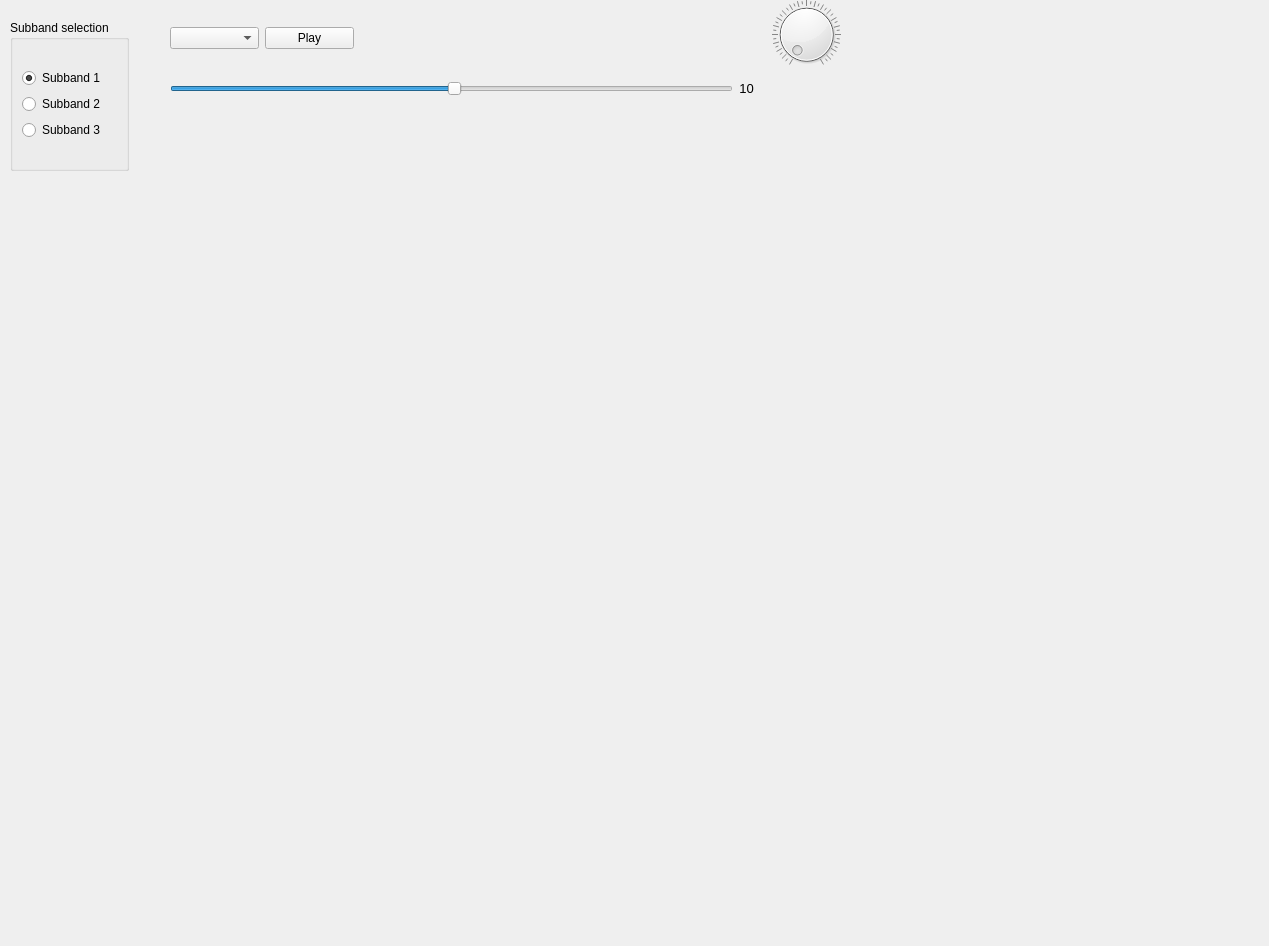
    <widget class="QWidget" name="Subbandtab">
     <attribute name="title">
      <string>Sub-band decomposition</string>
     </attribute>
     <widget class="QGroupBox" name="groupBox_3">
      <property name="geometry">
       <rect>
        <x>10</x>
        <y>20</y>
        <width>119</width>
        <height>151</height>
       </rect>
      </property>
      <property name="title">
       <string>Subband selection</string>
      </property>
      <layout class="QVBoxLayout" name="verticalLayout_17">
       <item>
        <layout class="QVBoxLayout" name="verticalLayout_6">
         <item>
          <widget class="QRadioButton" name="radioButtonSubband1">
           <property name="text">
            <string>Subband 1</string>
           </property>
           <property name="checked">
            <bool>true</bool>
           </property>
          </widget>
         </item>
         <item>
          <widget class="QRadioButton" name="radioButtonSubband2">
           <property name="text">
            <string>Subband 2</string>
           </property>
          </widget>
         </item>
         <item>
          <widget class="QRadioButton" name="radioButtonSubband3">
           <property name="text">
            <string>Subband 3</string>
           </property>
          </widget>
         </item>
        </layout>
       </item>
      </layout>
     </widget>
     <widget class="QWidget" name="layoutWidget">
      <property name="geometry">
       <rect>
        <x>170</x>
        <y>1</y>
        <width>584</width>
        <height>100</height>
       </rect>
      </property>
      <layout class="QVBoxLayout" name="verticalLayout_18">
       <item>
        <layout class="QHBoxLayout" name="horizontalLayout_28">
         <item>
          <widget class="QComboBox" name="enumPlaySpeedSubband"/>
         </item>
         <item>
          <widget class="QPushButton" name="pushButtonPlayPauseSubband">
           <property name="statusTip">
            <string extracomment="Displays the current set of data in a frame-wise fashion. "/>
           </property>
           <property name="text">
            <string>Play</string>
           </property>
           <property name="checkable">
            <bool>true</bool>
           </property>
           <property name="autoDefault">
            <bool>false</bool>
           </property>
          </widget>
         </item>
         <item>
          <spacer name="horizontalSpacer_4">
           <property name="orientation">
            <enum>Qt::Horizontal</enum>
           </property>
           <property name="sizeType">
            <enum>QSizePolicy::Fixed</enum>
           </property>
           <property name="sizeHint" stdset="0">
            <size>
             <width>400</width>
             <height>66</height>
            </size>
           </property>
          </spacer>
         </item>
        </layout>
       </item>
       <item>
        <layout class="QHBoxLayout" name="horizontalLayout_29">
         <item>
          <widget class="QSlider" name="horizontalSliderSubband">
           <property name="value">
            <number>50</number>
           </property>
           <property name="orientation">
            <enum>Qt::Horizontal</enum>
           </property>
          </widget>
         </item>
         <item>
          <widget class="QLabel" name="labelFrameSubband">
           <property name="sizePolicy">
            <sizepolicy hsizetype="Preferred" vsizetype="Maximum">
             <horstretch>0</horstretch>
             <verstretch>0</verstretch>
            </sizepolicy>
           </property>
           <property name="font">
            <font>
             <pointsize>10</pointsize>
             <weight>50</weight>
             <bold>false</bold>
            </font>
           </property>
           <property name="statusTip">
            <string extracomment="Current frame number being displayed."/>
           </property>
           <property name="text">
            <string>10</string>
           </property>
           <property name="alignment">
            <set>Qt::AlignCenter</set>
           </property>
          </widget>
         </item>
        </layout>
       </item>
      </layout>
     </widget>
     <widget class="QDial" name="dial_intensity_Subband">
      <property name="geometry">
       <rect>
        <x>730</x>
        <y>0</y>
        <width>153</width>
        <height>69</height>
       </rect>
      </property>
      <property name="statusTip">
       <string extracomment="Change the colour intensity of the result."/>
      </property>
      <property name="minimum">
       <number>50</number>
      </property>
      <property name="maximum">
       <number>25000</number>
      </property>
      <property name="value">
       <number>50</number>
      </property>
      <property name="wrapping">
       <bool>false</bool>
      </property>
      <property name="notchTarget">
       <double>25.000000000000000</double>
      </property>
      <property name="notchesVisible">
       <bool>true</bool>
      </property>
     </widget>
     <widget class="QScrollArea" name="scrollArea_2">
      <property name="geometry">
       <rect>
        <x>139</x>
        <y>106</y>
        <width>1121</width>
        <height>831</height>
       </rect>
      </property>
      <property name="frameShape">
       <enum>QFrame::NoFrame</enum>
      </property>
      <property name="sizeAdjustPolicy">
       <enum>QAbstractScrollArea::AdjustToContents</enum>
      </property>
      <property name="widgetResizable">
       <bool>false</bool>
      </property>
      <widget class="QWidget" name="widgetSubbandSpect">
       <property name="geometry">
        <rect>
         <x>0</x>
         <y>0</y>
         <width>1121</width>
         <height>831</height>
        </rect>
       </property>
      </widget>
     </widget>
    </widget>
